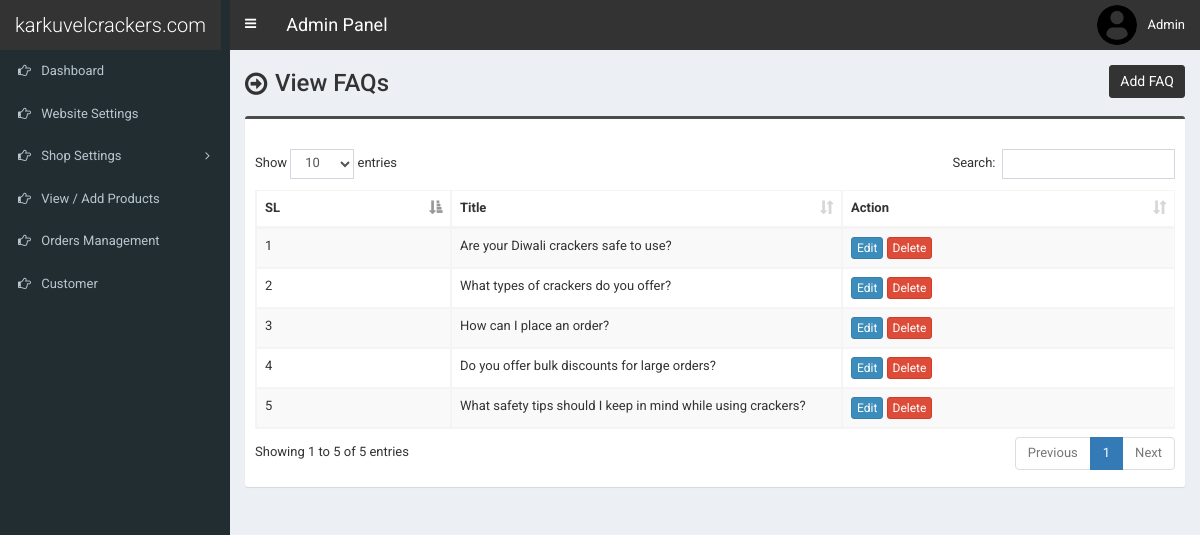
Page /admin/faq.php (signed in) on the committed database.
### tables this page shows
CREATE TABLE `tbl_faq` (
  `faq_id` int(11) NOT NULL,
  `faq_title` varchar(255) NOT NULL,
  `faq_content` text NOT NULL
);

### admin/faq.php (the view, shortened to what this page needs)
<?php require_once('header.php'); ?>
<section class="content-header">
	<div class="content-header-left">
		<h1>View FAQs</h1>
	</div>
	<div class="content-header-right">
		<a href="faq-add.php" class="btn btn-primary btn-sm">Add FAQ</a>
	</div>
</section>
<section class="content">
	<div class="row">
		<div class="col-md-12">
			<div class="box box-info">
				<div class="box-body table-responsive">
					<table id="example1" class="table table-bordered table-striped">
						<thead>
							<tr>
								<th width="30">SL</th>
								<th width="100">Title</th>
								<th width="80">Action</th>
							</tr>
						</thead>
						<tbody>
							<?php
							$i=0;
							$statement = $pdo->prepare("SELECT * FROM tbl_faq");
							$statement->execute();
							$result = $statement->fetchAll(PDO::FETCH_ASSOC);
							foreach ($result as $row) {
								$i++;
								?>
								<tr>
									<td><?php echo $i; ?></td>
									<td><?php echo $row['faq_title']; ?></td>
									<td>
										<a href="faq-edit.php?id=<?php echo $row['faq_id']; ?>" class="btn btn-primary btn-xs">Edit</a>
										<a href="#" class="btn btn-danger btn-xs" data-href="faq-delete.php?id=<?php echo $row['faq_id']; ?>" data-toggle="modal" data-target="#confirm-delete">Delete</a>
									</td>
								</tr>
								<?php
							}
							?>
						</tbody>
					</table>
				</div>
			</div>
		</div>
	</div>
</section>
<?php require_once('footer.php'); ?>

### admin/style.css (style rules this page uses)
body { font-size: 13px; font-family: 'Roboto', sans-serif; }
.content-header>h1, .content-header .content-header-left h1 { font-family: 'Roboto', sans-serif; }
.box-info { padding-top: 20px; }
.content-header { overflow: hidden; }
.content-header .content-header-left { float: left; padding-top: 5px; }
.content-header .content-header-right { float: right; }
.content-header .content-header-left h1 { margin-top: 0; margin-bottom: 0; padding-left: 30px; padding-bottom: 5px; font-size: 24px; position: relative; }
.content-header .content-header-left h1:before { position: absolute; top: 0; left: 0; font-family: 'FontAwesome', sans-serif; font-size: 26px; content: '\f18e'; }
.content-header .content-header-right a { position: relative; font-size: 14px; }
.box.box-info { border-top-color: #4c4c4c; }
.content-header .content-header-right a { background-color: #333333; border-color: #333333; }

### rows in the picture
tbl_faq: faq_title "Are your Diwali crackers safe to use?"
tbl_faq: faq_title "What types of crackers do you offer?"
tbl_faq: faq_title "How can I place an order?"
tbl_faq: faq_title "Do you offer bulk discounts for large orders?"
tbl_faq: faq_title "What safety tips should I keep in mind while using crackers?"

### other values in the picture
$_SESSION['user']['full_name'] "Admin"
